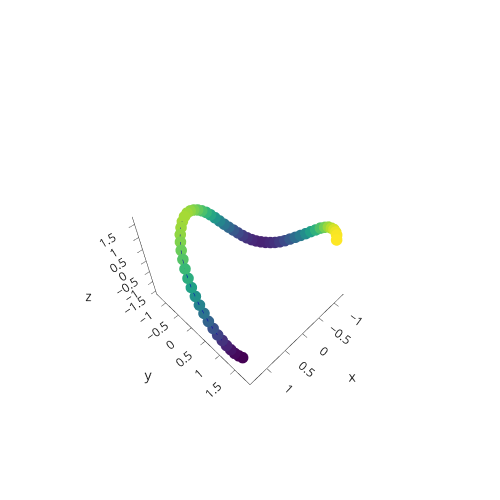

This figure's notebook cell:
### Code cell
fig = go.Figure(data=go.Scatter3d(
    x=X_PCA[:,0], y=X_PCA[:,1], z=X_PCA[:,2],
    marker=dict(
        size=4,
        color=X_PCA[:,2],
        colorscale='Viridis',#'sunset','thermal',
    ),
    line=dict(
        color='#0000b3',
        width=1
    )
))

fig.update_layout(
    width=500,
    height=500,
    template='simple_white',
    autosize=False,
    scene=dict(
        camera=dict(
            up=dict(
                x=0,
                y=0,
                z=1
            ),
            eye=dict(
                x=1.2,
                y=1.2,
                z=1.2,
            )
        ),
        aspectratio = dict( x=1, y=1, z=0.8 ),
        aspectmode = 'manual',
    ),
)
fig.show()
#pio.write_image(fig, 'E:/Topological_Analysis_of_Time_Series/pictures/pdf_graph_raw/PCA_M'+str(M)+'.pdf',scale=6, width=1080, height=1080)
#py.plot(fig, filename='E:/Topological_Analysis_of_Time_Series/pictures/vector_graph/M_'+str(M), image='svg')
